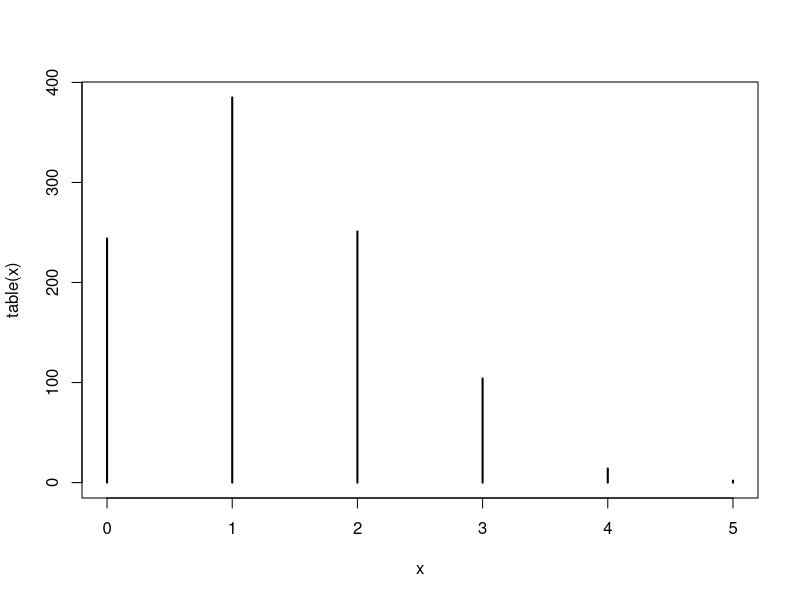
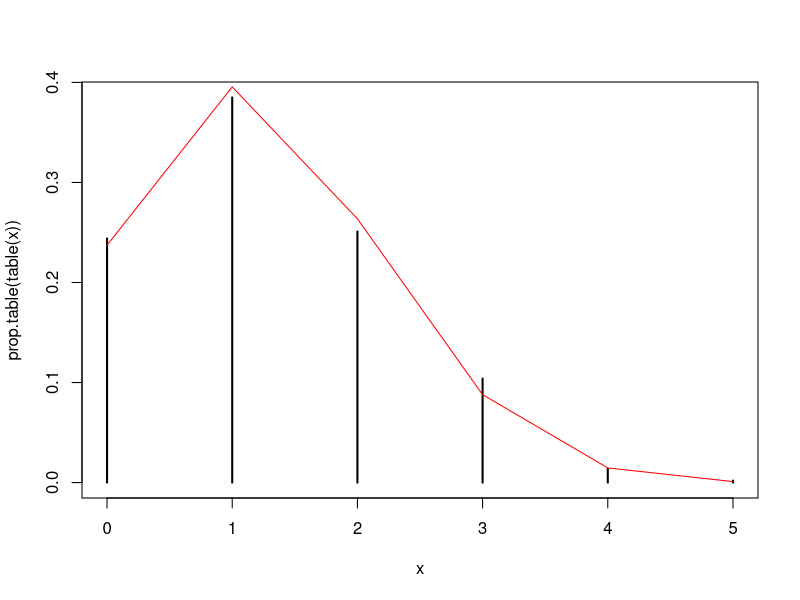
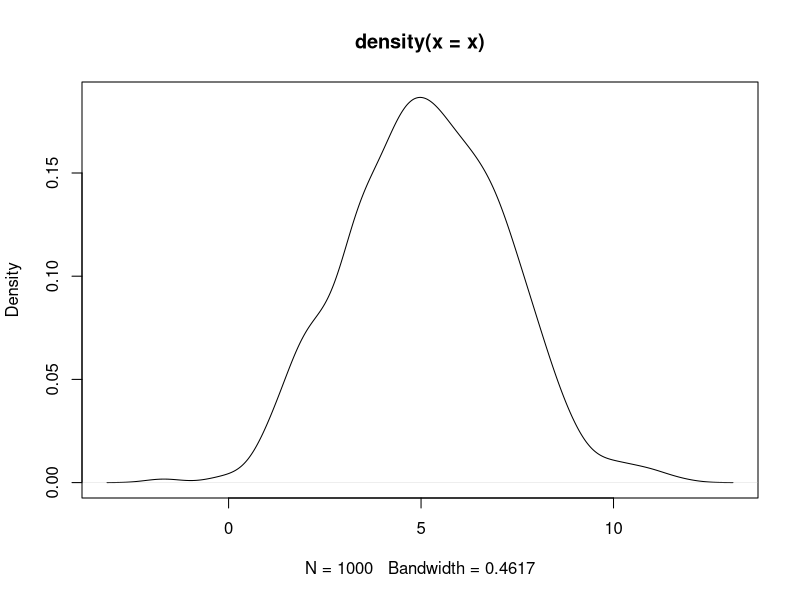
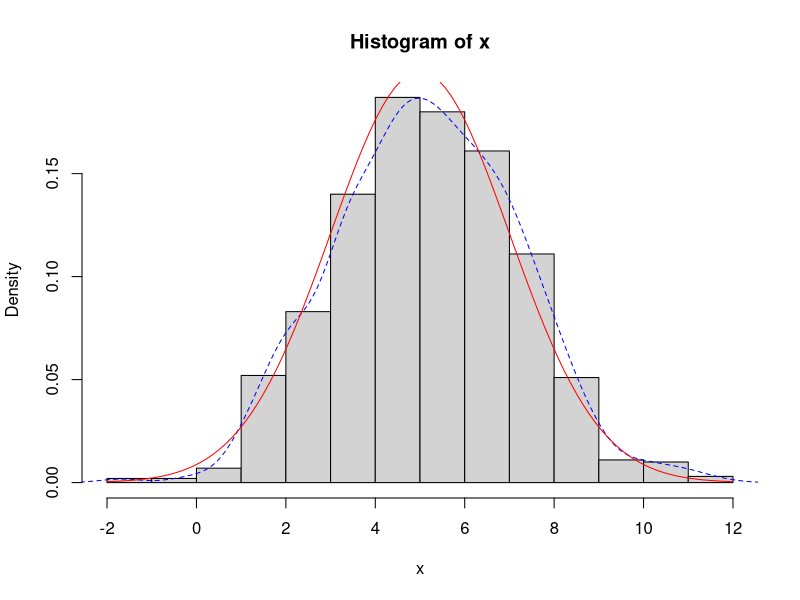

The R source for these figures, in order: (Note: this script raises an error after producing the figures.)
library(dplyr)
library(ggplot2)
library(gridExtra)

glimpse(mpg)
glimpse(diamonds)
glimpse(diamonds)
?lm

#----------
# 1. continuous variable


?qqplot
#----------
# 1. 중요한 확률분포들. 정규분포와 이항분포.
rbinom(1, 5, 1/4)
rbinom(1, 5, 1/4)
rbinom(1, 5, 1/4)

set.seed(1510)
x = rbinom(1000, 5, 1/4)
table(x)
plot(table(x)) # 도수분포
plot(prop.table(table(x))) # 상대도수분포
lines(0:5, dbinom(0:5, 5, 1/4), col='red')
summary(x)
c(mean(x), sd(x)) # 표본평균과 표준편차
c(5 * 1/4, sqrt(5 * 1/4 * 3/4)) # 이론값: E(X), SD(X)



set.seed(1510)
x = rnorm(1000, 5, 2)
plot(density(x))
hist(x, probability = TRUE)
lines(density(x), col='blue', lty=2) # 커널 density estimate
curve(dnorm(x, 5, 2), col='red', add=TRUE) # 이론분포

summary(x)
c(mean(x), sd(x)) # 표본평균과 표준편차
c(5, 2) # 이론값: E(X), SD(X)

?Distributions
rpois()
rexp()


#---------x
# 1. lm

## Annette Dobson (1990) "An Introduction to Generalized Linear Models".
## Page 9: Plant Weight Data.
ctl <- c(4.17,5.58,5.18,6.11,4.50,4.61,5.17,4.53,5.33,5.14)
trt <- c(4.81,4.17,4.41,3.59,5.87,3.83,6.03,4.89,4.32,4.69)
group <- gl(2, 10, 20, labels = c("Ctl","Trt"))
weight <- c(ctl, trt)
lm.D9 <- lm(weight ~ group)
lm.D90 <- lm(weight ~ group - 1) # omitting intercept

anova(lm.D9)
summary(lm.D90)

opar <- par(mfrow = c(2,2), oma = c(0, 0, 1.1, 0))
plot(lm.D9, las = 1)      # Residuals, Fitted, ...
par(opar)

### less simple examples in "See Also" above


#---------------
# 0. 모든 자료에 대한 분석
glimpse(mpg)
pairs(mpg)

str(mpg)
head(mpg)
summary(mpg)

#-------------
# 1. 일변량 연속형 변수
summary(mpg$hwy)
mean(mpg$hwy)
median(mpg$hwy)
range(mpg$hwy)
quantile(mpg$hwy)

old_par = par(mfrow=c(2,2))
hist(mpg$hwy)
boxplot(mpg$hwy)
qqnorm(mpg$hwy)
qqline(mpg$hwy)
par(old_par)





hwy = mpg$hwy
n = length(hwy)
mu0 = 22.9
t.test(hwy, mu=mu0, alternative = "greater")

# 신뢰구간을 수식으로 계산하기
c(mean(hwy) - qt(.975, df = n-1) * sd(hwy)/sqrt(n),
  mean(hwy) + qt(.975, df = n-1) * sd(hwy)/sqrt(n))

# p-value를 수식으로 계산하기
(t_stat = (mean(hwy) - mu0)/(sd(hwy)/sqrt(n)))
1 - pt(t_stat, df = n-1)


# 로버스트 통계량
c(mean(hwy), sd(hwy))
c(median(hwy), mad(hwy))


#-------------
# 2. 일변량 범주형 변수
glimpse(mpg)

(t1 = table(diamonds$cut))
(t2 = xtabs(~ cut, diamonds))
prop.table(t1)
class(t1)
class(t2)

ps = c(3, 9, 22, 25, 40)
(ps = ps / sum(ps))
chisq.test(t1, p = ps)

(obs = t1)
(expected = ps * sum(obs))
chisq_stat = sum((obs - expected)^2 / expected)
1 - pchisq(chisq_stat, df = length(obs) - 1)


old_par = par(mfrow=c(1,2))
plot(t2)
mosaicplot(t2)
par(old_par)



#-------------
# 3. 연속형 변수 x, y
glimpse(mpg)

cor(mpg$cty, mpg$hwy)
with(mpg, cor(cty, hwy))
with(mpg, cor(cty, hwy, method = "kendall"))
with(mpg, cor(cty, hwy, method = "spearman"))

ggplot(mpg, aes(cty, hwy)) + geom_jitter() +
  geom_smooth(method="lm")


(hwy_lm = lm(hwy ~ cty, data=mpg))
summary(hwy_lm)


predict(hwy_lm)
resid(hwy_lm)
predict(hwy_lm, newdata = data.frame(cty=c(10, 20, 30)))
predict(hwy_lm, newdata = data.frame(cty=c(10, 20, 30)),
        se.fit=TRUE)



class(hwy_lm)
opar <- par(mfrow = c(2,2), oma = c(0, 0, 1.1, 0))
plot(hwy_lm, las = 1)      # Residuals, Fitted, ...
par(opar)


# 로버스트 회귀분석
library(MASS)
set.seed(123) # make reproducible
lqs(stack.loss ~ ., data = stackloss) # 로버스트
lm(stack.loss ~ ., data = stackloss) # 보통 선형모형

??design
?model.matrix
?contrasts
plot(stackloss)


options("contrasts")
levels(mpg$class)

?lm
#-------------
# 4. 범주형 x, 연속형 y

mean(mpg$hwy)
ggplot(mpg, aes(class, hwy)) + geom_boxplot()

(hwy_lm2 = lm(hwy ~ class, data=mpg))
summary(hwy_lm2)


predict(hwy_lm2, newdata=data.frame(class="pickup"))
coef(hwy_lm2)
hwy_lm2$coefficients
hwy_lm2$coefficients["(Intercept)"] +
  hwy_lm2$coefficients["classpickup"]


opar <- par(mfrow = c(2,2), oma = c(0, 0, 1.1, 0))
plot(hwy_lm2, las = 1)      # Residuals, Fitted, ...
par(opar)


#--------------------
# 5. 범주형+연속형 x, 연속형 y

(hwy_lm3 = lm(hwy ~ class + cty, data=mpg))
summary(hwy_lm3)

predict(hwy_lm3, newdata=data.frame(class="pickup", cty=22))

opar <- par(mfrow = c(2,2), oma = c(0, 0, 1.1, 0))
plot(hwy_lm3, las = 1)      # Residuals, Fitted, ...
par(opar)
